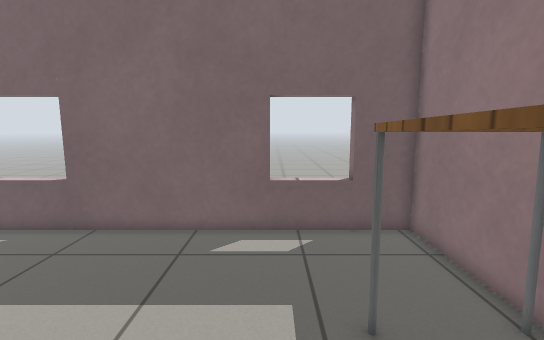
[1] (above)

16 first-person views from a walk through a world built for the Gazebo simulator. The camera is 1 m above the floor, tilts 8° down and sees 85° across. The floor is counted in squares, 0.25 m on a side. Each view is taken from the middle of a square. On the plan, view 1 faces up. The plan holds only what a view shows up to about 20 squares ahead; the rest is blank. The robots in the file are not drawn. Simple patterns stand in for the simulator's built-in surfaces.

[2]
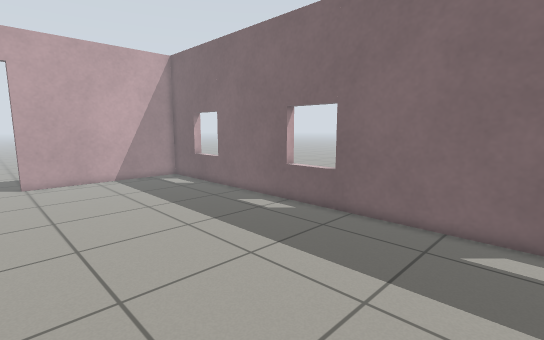

[3]
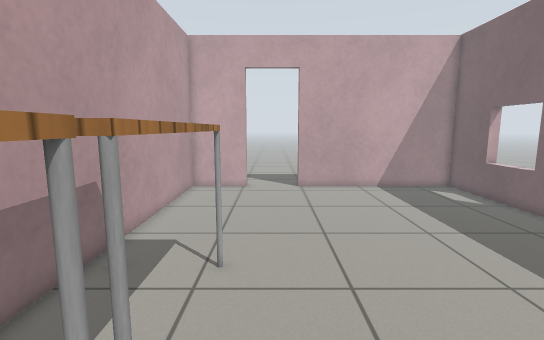

[4]
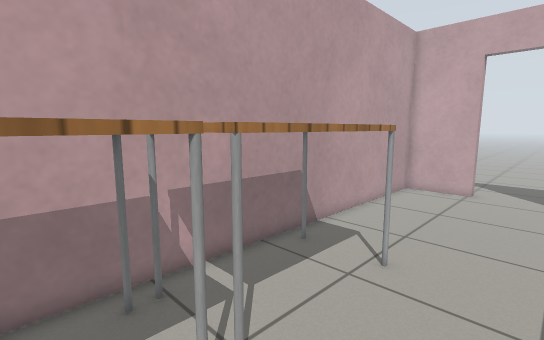

[5]
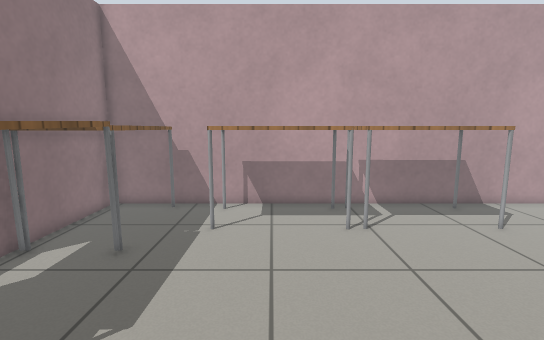

[6]
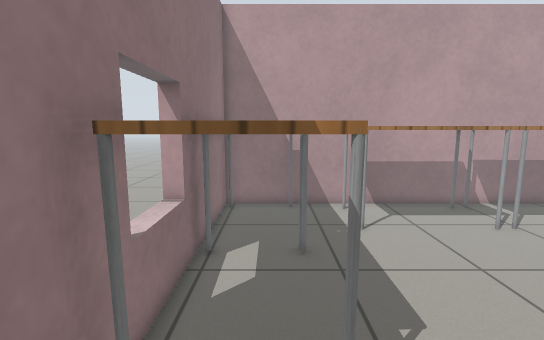

[7]
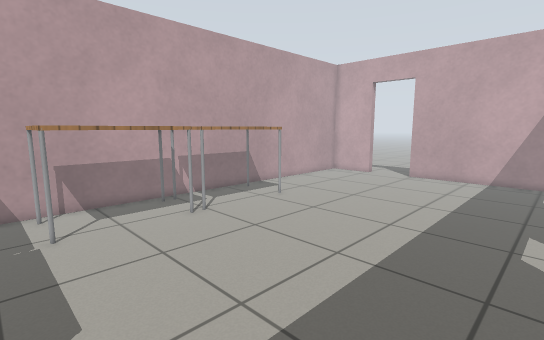

[8]
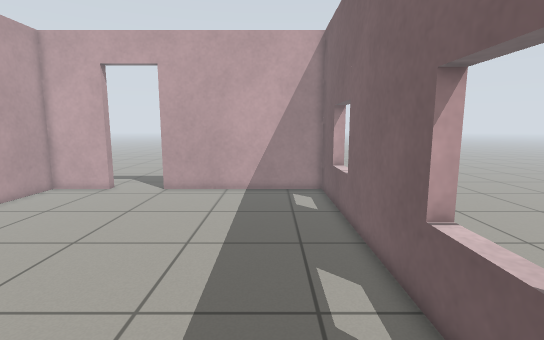

[9]
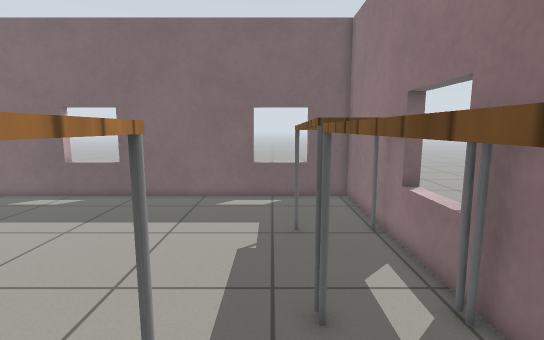

[10]
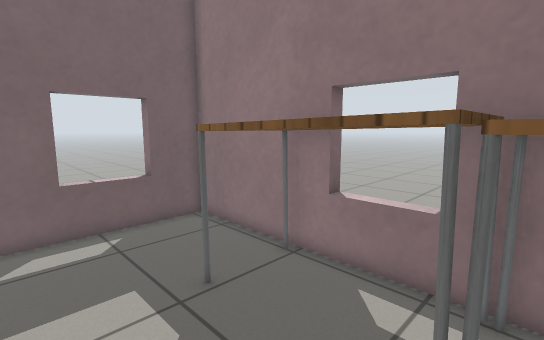

[11]
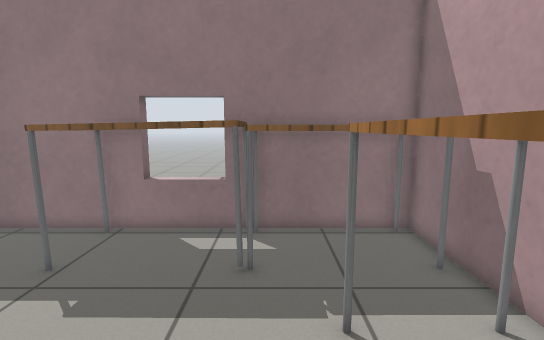

[12]
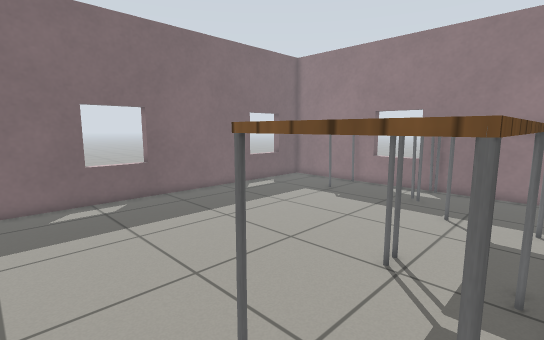

[13]
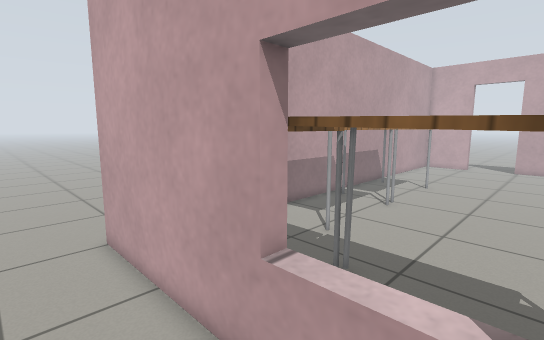

[14]
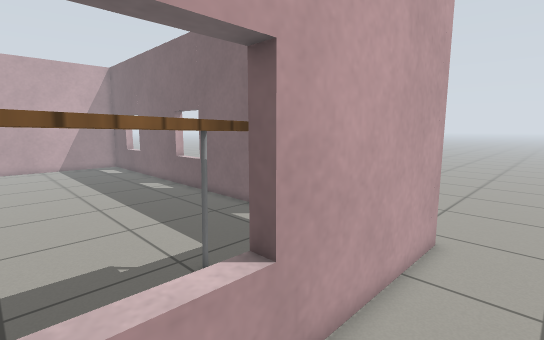

[15]
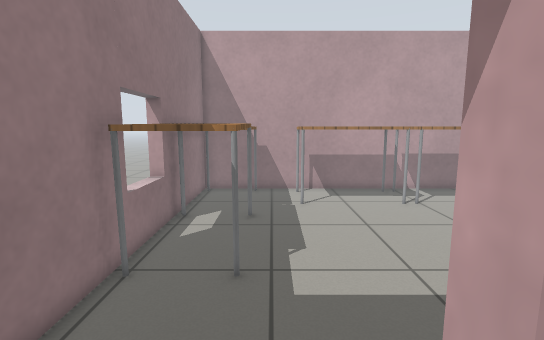

[16]
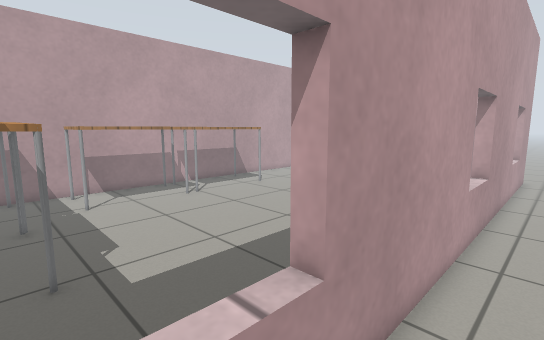

### Floor plan
Key: @ floor where view 1 was taken; # wall or solid block; . floor; D open door; = window, fence, low wall or low ledge; T table.
Columns run from 28 left of view 1 to 9 right of it. Each row starts with its distance up from view 1.
 15                                   ....
 14                ..........      .  ....
 13      .....................   .    ....
 12     ####==########==#########==#  #...
 11     ####==########==#########==####...
 10     #............................ #...
  9     #............................ #...
  8     #............................ #...
  7     #............................ #..
  6     #.........................TTT #.
  5     #.........................TTTT#
  4     #.........................TTTT#  .
  3     #.........................TTTT=
  2     #.........................TTTT=
  1   .##.........................TTTT#  .
  0 ...DD.......................@.TTTT#
 -1 ...DD.........................T  T#.
 -2 ...DD...........TTTTTTTTTTTT..T  T#..
 -3 ...##...........T    TT    T..T  T#...
 -4     #...........T    T     T..T  T#...
 -5     #...........T    TT    T..T  T#...
 -6     #...........TTTTTTT    T..T  T#...
 -7     ###############################...
 -8                                   ....
 -9                                   ....
-10                                   ....

Where each view was taken, in squares from view 1:
view 1: 0 up, 0 right, facing up
view 2: 1 down, 0 right, facing up-left
view 3: 1 down, 4 left, facing left
view 4: 1 up, 4 left, facing down-left
view 5: 9 up, 3 left, facing down
view 6: 9 up, 3 right, facing down
view 7: 10 up, 1 right, facing down-left
view 8: 8 up, 5 left, facing left
view 9: 6 down, 1 right, facing up
view 10: 1 down, 2 left, facing up-right
view 11: 1 down, 6 left, facing right
view 12: 6 down, 15 left, facing up-right
view 13: 4 up, 9 right, facing down-left
view 14: 1 up, 9 right, facing up-left
view 15: 13 up, 1 right, facing down
view 16: 14 up, 3 right, facing down-left
